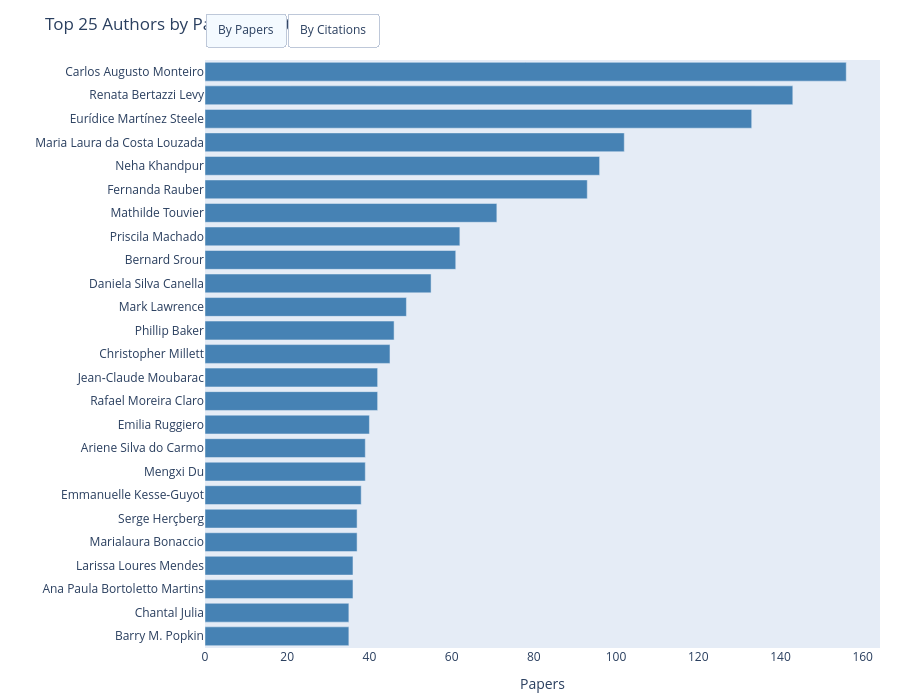

The code cell stored with this chart in its notebook:
### Code cell
# ── Top-N Authors ─────────────────────────────────────────────────────────────
authors_clean = authors_df[
    authors_df['author_name'].notna() & (authors_df['author_name'] != '')
].copy()

auth_by_papers = (
    authors_clean.nlargest(TOP_N_RANKING, 'papers')
    .sort_values('papers')
)
auth_by_cites = (
    authors_clean.nlargest(TOP_N_RANKING, 'citations')
    .sort_values('citations')
)

fig_auth = go.Figure()

fig_auth.add_trace(go.Bar(
    x=auth_by_papers['papers'],
    y=auth_by_papers['author_name'],
    orientation='h',
    name='Papers',
    visible=True,
    customdata=auth_by_papers[['institution', 'country', 'citations']].values,
    hovertemplate=(
        '<b>%{y}</b><br>'
        'Institution: %{customdata[0]}<br>'
        'Country: %{customdata[1]}<br>'
        'Papers: %{x:,}<br>'
        'Citations: %{customdata[2]:,}<extra></extra>'
    ),
    marker_color='steelblue',
))

fig_auth.add_trace(go.Bar(
    x=auth_by_cites['citations'],
    y=auth_by_cites['author_name'],
    orientation='h',
    name='Citations',
    visible=False,
    customdata=auth_by_cites[['institution', 'country', 'papers']].values,
    hovertemplate=(
        '<b>%{y}</b><br>'
        'Institution: %{customdata[0]}<br>'
        'Country: %{customdata[1]}<br>'
        'Citations: %{x:,}<br>'
        'Papers: %{customdata[2]:,}<extra></extra>'
    ),
    marker_color='coral',
))

fig_auth.update_layout(
    title=f'Top {TOP_N_RANKING} Authors by Paper Count',
    height=700,
    xaxis_title='Papers',
    yaxis_title='',
    showlegend=False,
    margin=dict(l=10, r=20, t=60, b=40),
    updatemenus=[dict(
        type='buttons',
        direction='right',
        x=0.0, xanchor='left',
        y=1.08, yanchor='top',
        buttons=[
            dict(
                label='By Papers',
                method='update',
                args=[{'visible': [True, False]},
                      {'title': f'Top {TOP_N_RANKING} Authors by Paper Count',
                       'xaxis.title.text': 'Papers'}],
            ),
            dict(
                label='By Citations',
                method='update',
                args=[{'visible': [False, True]},
                      {'title': f'Top {TOP_N_RANKING} Authors by Citation Count',
                       'xaxis.title.text': 'Citations'}],
            ),
        ],
    )],
)
fig_auth.show()

### Figure 1 — Plotly figure (JSON) as saved in the notebook; plotly's stock layout.template omitted (floating-point values rounded to 4 significant figures)
{"data": [{"customdata": [["University of North Carolina at Chapel Hill", "US", 4017], ["Université Paris Cité", "FR", 4177], ["Universidade de São Paulo", "BR", 4291], ["Universidade Federal de Minas Gerais", "BR", 387], ["Istituto Neurologico Mediterraneo", "IT", 2174], ["Equipe de Recherche en Epidémiologie Nutritionnelle", "FR", 4275], ["Centre de Recherche Épidémiologie et Statistique", "FR", 4289], ["Tufts University", "US", 767], ["Universidade Federal de Minas Gerais", "BR", 523], ["Istituto Neurologico Mediterraneo", "IT", 285], ["Universidade de São Paulo", "BR", 5939], ["Université de Montréal", "CA", 11627], ["Universidade de São Paulo", "BR", 3191], ["Deakin University", "AU", 4374], ["Deakin University", "AU", 3639], ["Universidade de São Paulo", "BR", 4159], ["Equipe de Recherche en Epidémiologie Nutritionnelle", "FR", 5656], ["Deakin University", "AU", 3927], ["Sorbonne Paris Cité", "FR", 6193], ["Universidade de São Paulo", "BR", 7521], ["Universidade de São Paulo", "BR", 5536], ["Universidade de São Paulo", "BR", 14685], ["Universidade de São Paulo", "BR", 12575], ["Universidade de São Paulo", "BR", 18168], ["Universidade de São Paulo", "BR", 28002]], "hovertemplate": "<b>%{y}</b><br>Institution: %{customdata[0]}<br>Country: %{customdata[1]}<br>Papers: %{x:,}<br>Citations: %{customdata[2]:,}<extra></extra>", "marker": {"color": "steelblue"}, "name": "Papers", "orientation": "h", "type": "bar", "visible": true, "x": [35, 35, 36, 36, 37, 37, 38, 39, 39, 40, 42, 42, 45, 46, 49, 55, 61, 62, 71, 93, 96, 102, 133, 143, 156], "y": ["Barry M. Popkin", "Chantal Julia", "Ana Paula Bortoletto Martins", "Larissa Loures Mendes", "Marialaura Bonaccio", "Serge Herçberg", "Emmanuelle Kesse‐Guyot", "Mengxi Du", "Ariene Silva do Carmo", "Emilia Ruggiero", "Rafael Moreira Claro", "Jean‐Claude Moubarac", "Christopher Millett", "Phillip Baker", "Mark Lawrence", "Daniela Silva Canella", "Bernard Srour", "Priscila Machado", "Mathilde Touvier", "Fernanda Rauber", "Neha Khandpur", "Maria Laura da Costa Louzada", "Eurídice Martínez Steele", "Renata Bertazzi Levy", "Carlos Augusto Monteiro"]}, {"customdata": [["Universidade de São Paulo", "BR", 20], ["Deakin University", "AU", 49], ["Deakin University", "AU", 62], ["University of North Carolina at Chapel Hill", "US", 35], ["Universidade de São Paulo", "BR", 31], ["Université Sorbonne Paris Nord", "FR", 31], ["Universidade de São Paulo", "BR", 55], ["Université Paris Cité", "FR", 35], ["Equipe de Recherche en Epidémiologie Nutritionnelle", "FR", 37], ["Centre de Recherche Épidémiologie et Statistique", "FR", 38], ["Universidade de São Paulo", "BR", 36], ["Deakin University", "AU", 46], ["Universidade de São Paulo", "BR", 96], ["Equipe de Recherche en Epidémiologie Nutritionnelle", "FR", 61], ["Universidade de São Paulo", "BR", 32], ["Universidade de São Paulo", "BR", 42], ["Sorbonne Paris Cité", "FR", 71], ["Universidade de São Paulo", "BR", 21], ["Universidade de São Paulo", "BR", 93], ["Universidade de São Paulo", "BR", 26], ["Université de Montréal", "CA", 42], ["Universidade de São Paulo", "BR", 133], ["Universidade de São Paulo", "BR", 102], ["Universidade de São Paulo", "BR", 143], ["Universidade de São Paulo", "BR", 156]], "hovertemplate": "<b>%{y}</b><br>Institution: %{customdata[0]}<br>Country: %{customdata[1]}<br>Citations: %{x:,}<br>Papers: %{customdata[2]:,}<extra></extra>", "marker": {"color": "coral"}, "name": "Citations", "orientation": "h", "type": "bar", "visible": false, "x": [3587, 3639, 3927, 4017, 4017, 4033, 4159, 4177, 4275, 4289, 4291, 4374, 5536, 5656, 5756, 5939, 6193, 6838, 7521, 11278, 11627, 12575, 14685, 18168, 28002], "y": ["Daniela Neri", "Mark Lawrence", "Priscila Machado", "Barry M. Popkin", "Gustavo Cediel", "Benjamin Allès", "Daniela Silva Canella", "Chantal Julia", "Serge Herçberg", "Emmanuelle Kesse‐Guyot", "Ana Paula Bortoletto Martins", "Phillip Baker", "Neha Khandpur", "Bernard Srour", "Patrícia Constante Jaime", "Rafael Moreira Claro", "Mathilde Touvier", "Larissa Galastri Baraldi", "Fernanda Rauber", "Geoffrey Cannon", "Jean‐Claude Moubarac", "Eurídice Martínez Steele", "Maria Laura da Costa Louzada", "Renata Bertazzi Levy", "Carlos Augusto Monteiro"]}], "layout": {"height": 700, "margin": {"b": 40, "l": 10, "r": 20, "t": 60}, "showlegend": false, "title": {"text": "Top 25 Authors by Paper Count"}, "updatemenus": [{"buttons": [{"args": [{"visible": [true, false]}, {"title": "Top 25 Authors by Paper Count", "xaxis.title.text": "Papers"}], "label": "By Papers", "method": "update"}, {"args": [{"visible": [false, true]}, {"title": "Top 25 Authors by Citation Count", "xaxis.title.text": "Citations"}], "label": "By Citations", "method": "update"}], "direction": "right", "type": "buttons", "x": 0.0, "xanchor": "left", "y": 1.08, "yanchor": "top"}], "xaxis": {"title": {"text": "Papers"}}, "yaxis": {"title": {"text": ""}}}}
